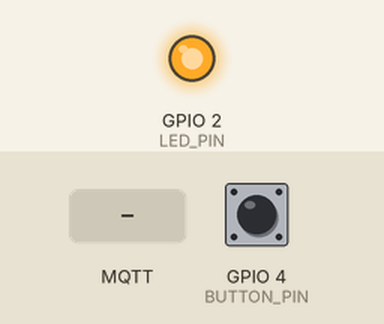
Recording of a sketch running on a simulated ESP32. Shown: output pins drawn as LEDs (lit = HIGH). Inputs (shaded band) come from the test bench; at power-on: GPIO 4 (BUTTON_PIN) HIGH. WiFi joins after 1.5 s; servers stay silent unless stated; no MQTT or app messages arrive unless stated; what the sketch prints to the serial monitor is not drawn.

Above: at 3.7 s.
3.8 s: MQTT message "True" arrives on the first subscribed topic
5.3 s: MQTT message "1" arrives on the first subscribed topic
At 5.6 s:
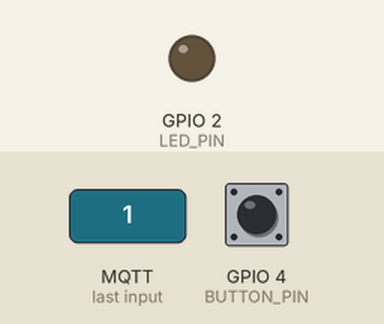
6.8 s: MQTT message "on" arrives on the first subscribed topic
Timing chart, 0 to 9.8 s (numbered marks = the images above; inputs shaded):
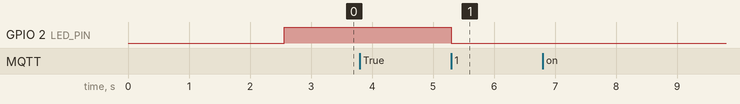

Measured:
- after the input at 3.8 s, every drawn part: stays the same
- after the input at 5.3 s, GPIO 2 (LED_PIN): HIGH → LOW at once
- after the input at 6.8 s, every drawn part: stays the same

The sketch:

BLE_mqtt_example.ino
```cpp
#include <WiFi.h>
#include <PubSubClient.h>

#define LED_PIN 2
#define BUTTON_PIN 4

const char* ssid = "aaaaaaaaa";
const char* password = "aaaaaaaaaaaaa";

const char* mqttHost = "";
const uint16_t mqttPort = 1883;
const char* mqttU = "aaaaaaa";
const char* mqttP = "aaaaaaaaaaaaaa";

int lastButtonState = HIGH;

bool val = true;

void pinSetup(){
  pinMode(LED_PIN, OUTPUT);
  pinMode(BUTTON_PIN, INPUT_PULLUP);
}

WiFiClient espClient;
PubSubClient client(espClient);

void callback(char* topic, byte* payload, unsigned int length) {
  Serial.print("Message arrived on topic: ");
  Serial.println(topic);

  String message;
  for (unsigned int i = 0; i < length; i++) {
    message += (char)payload[i];
  }

  Serial.print("Message: ");
  Serial.println(message);

  if (message == "True") {
    val = true;
  } else {
    val = false;
  }
}

void reconnect() {
  while (!client.connected()) {
    Serial.print("Attempting MQTT connection...");
    if (client.connect("ESP32Client", mqttU, mqttP)) {
      Serial.println("connected");

      client.subscribe("things/signal");
    } else {
      Serial.print("failed, rc=");
      Serial.print(client.state());
      Serial.println(" retrying in 5 seconds");
      delay(5000);
    }


  }
}

void setup() {
  pinSetup();

  Serial.begin(115200);
  delay(1000);
  printf("Hello World!\n");

  WiFi.begin(ssid, password);
  Serial.println("\nConnecting");

  while(WiFi.status() != WL_CONNECTED){
      Serial.print(".");
      delay(100);
  }

  Serial.println("\nConnected to the WiFi network");
  Serial.print("Local ESP32 IP: ");
  Serial.println(WiFi.localIP());

  client.setServer(mqttHost, 1883);
  client.setCallback(callback);


}

void loop() {

  if (!client.connected()) {
    reconnect();
  }
  client.loop();

  int buttonState = digitalRead(BUTTON_PIN);

  if(lastButtonState == HIGH && buttonState == LOW){
    bool newVal = !val;
    const char* msg = newVal ? "true" : "false";
    client.publish("things/toggle", msg);
    delay(500);
  }

  if(val){
    digitalWrite(LED_PIN,HIGH);
  }else{
    digitalWrite(LED_PIN,LOW);
  }

}
```
